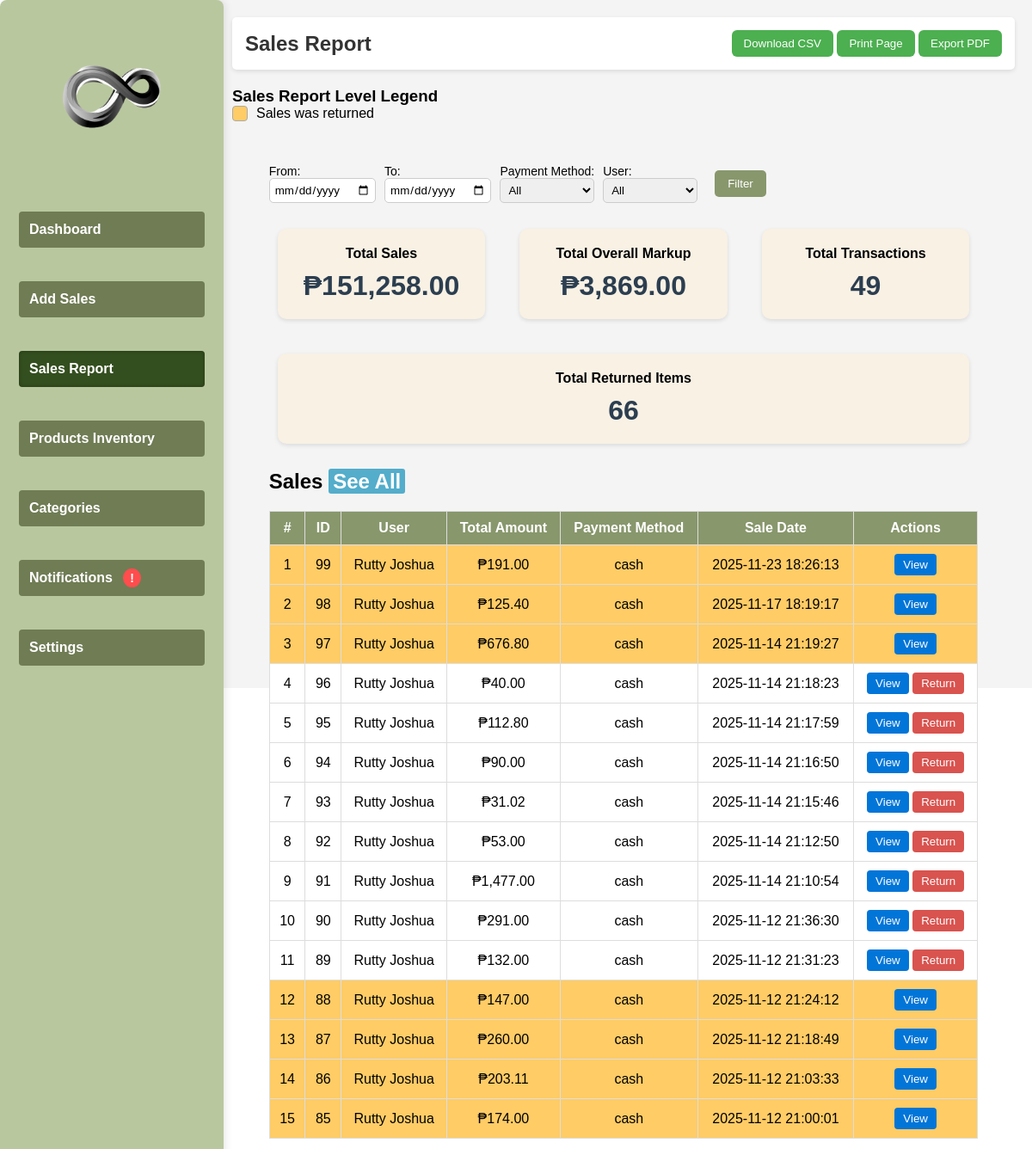
/views/sales.php (signed in, upper part), run on an earlier commit of the app's database.
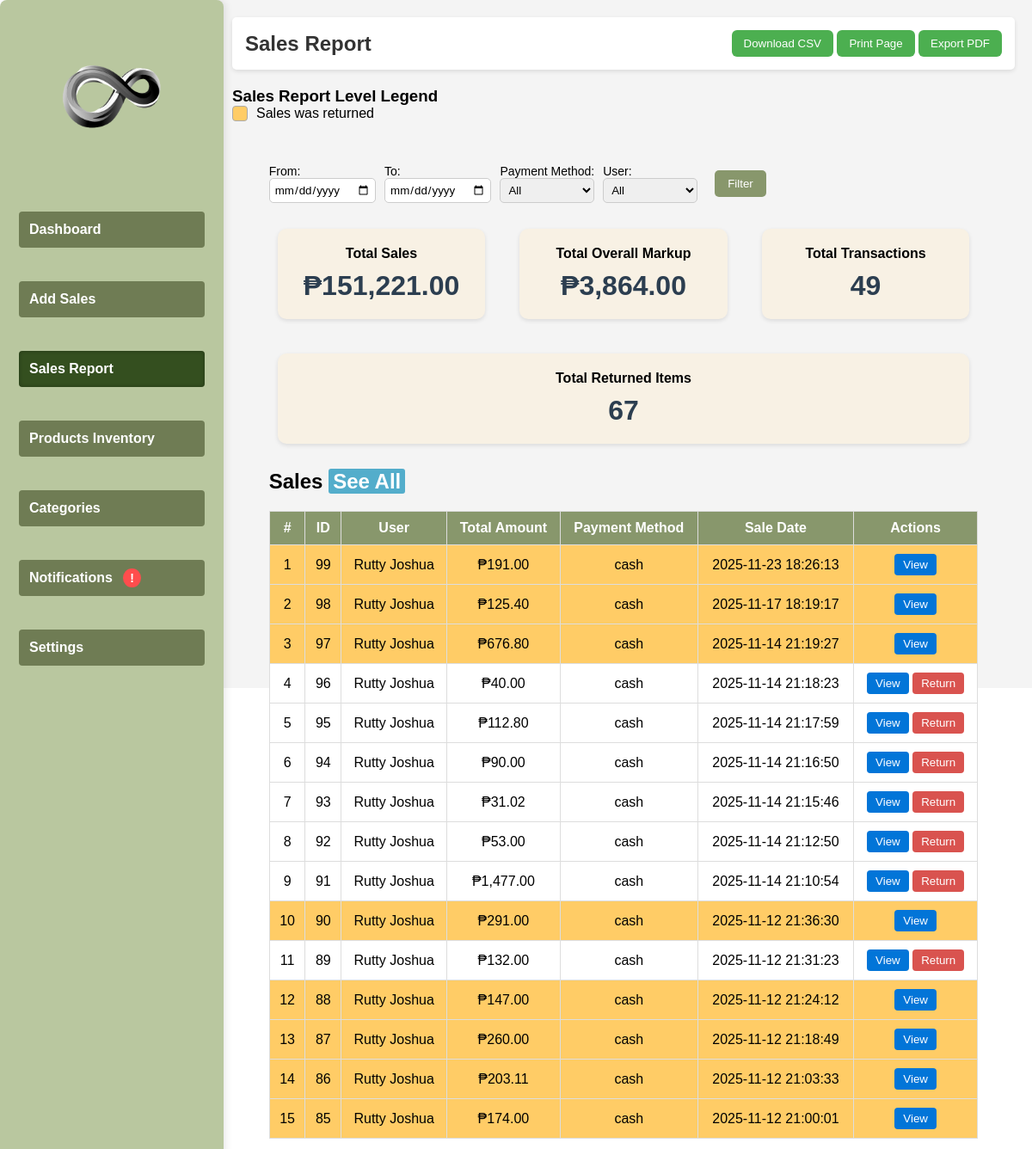
And on a later commit of the database.
### tables this page shows
CREATE TABLE `sales` (
  `id` int(11) NOT NULL AUTO_INCREMENT,
  `user_id` int(11) NOT NULL,
  `total_amount` decimal(10,2) NOT NULL,
  `sale_date` datetime DEFAULT current_timestamp(),
  `payment_method` varchar(50) DEFAULT NULL,
  `cash_given` decimal(10,2) DEFAULT NULL,
  `change_amount` decimal(10,2) DEFAULT NULL,
  `discount` decimal(10,2) DEFAULT 0.00,
  `status` varchar(20) DEFAULT 'Completed',
  `return_reason` varchar(255) DEFAULT NULL,
  PRIMARY KEY (`id`)
);

CREATE TABLE `users` (
  `user_id` int(11) NOT NULL AUTO_INCREMENT,
  `first_name` varchar(50) NOT NULL,
  `last_name` varchar(50) NOT NULL,
  `username` varchar(50) NOT NULL,
  `password` varchar(255) NOT NULL,
  `role` enum('admin','seller','cashier') NOT NULL,
  `status` enum('Active','Inactive') NOT NULL DEFAULT 'Active',
  PRIMARY KEY (`user_id`),
  UNIQUE KEY `username` (`username`)
);

### database.php (called while the page is built)
<?php
class Database {
    private static $host     = null;
    private static $dbname   = null;
    private static $username = null;
    private static $password = null;
    private static $port     = '3306';
    private static $conn     = null;
    public static function getConnection() {
        if (self::$conn === null) {
            self::$host     = getenv('MYSQLHOST')     ?: getenv('DB_HOST')     ?: 'localhost';
            self::$dbname   = getenv('MYSQLDATABASE') ?: getenv('DB_NAME')     ?: 'railway';
            self::$username = getenv('MYSQLUSER')     ?: getenv('DB_USER')     ?: 'root';
            self::$password = getenv('MYSQLPASSWORD') ?: getenv('DB_PASSWORD') ?: '';
            self::$port     = getenv('MYSQLPORT')     ?: getenv('DB_PORT')     ?: '3306';
            try {
                self::$conn = new PDO(
                    "mysql:host=" . self::$host . ";port=" . self::$port . ";dbname=" . self::$dbname,
                    self::$username,
                    self::$password
                );
                self::$conn->setAttribute(PDO::ATTR_ERRMODE, PDO::ERRMODE_EXCEPTION);
            } catch (PDOException $exception) {
                echo "Connection error: " . $exception->getMessage();
            }
        }
        return self::$conn;
    }
}
?>

### controllers/SalesReportController.php (called while the page is built, shortened)
<?php
require_once $_SERVER['DOCUMENT_ROOT'] . '/POSu/models/SalesReportModel.php';
class SalesReportController {
    private $model;
    public function __construct() {
        $this->model = new SalesReportModel();
    }
    public function getFilteredSales($from = null, $to = null, $payment = '', $user = '', $page = 1) {
        $limit = 15;
        $offset = ($page - 1) * $limit;
        return $this->model->getFilteredSales($from, $to, $payment, $user, $limit, $offset);
    }
}
?>

### models/SalesReportModel.php (called while the page is built, shortened)
<?php
require_once $_SERVER['DOCUMENT_ROOT'] . '/POSu/database.php';
class SalesReportModel {
    private $db;
    public function __construct() {
        $this->db = Database::getConnection();
    }
public function getFilteredSales($from = null, $to = null, $payment = '', $user = '', $limit = 15, $offset = 0) {
    $params = [];
    $query = "SELECT s.*, u.first_name, u.last_name
              FROM sales s
              JOIN users u ON s.user_id = u.user_id
              WHERE 1=1";
    $query .= " ORDER BY s.sale_date DESC";
    if ($limit !== null && $limit > 0 && $offset !== null && $offset >= 0) {
        $query .= " LIMIT $limit OFFSET $offset";
    }
    $stmt = $this->db->prepare($query);
    $stmt->execute($params);
    return $stmt->fetchAll(PDO::FETCH_ASSOC);
}
    public function getSlowMovingProducts($from = null, $to = null, $limit = 15, $offset = 0) {
        $params = [];
        $query = "
            SELECT p.description AS product_name,
                   IFNULL(SUM(si.quantity), 0) AS quantity_sold,
                   IFNULL(SUM(si.price * si.quantity), 0) AS total_sales
            FROM products p
            LEFT JOIN sales_items si ON si.product_code = p.code
            LEFT JOIN sales s ON si.sale_id = s.id
        ";
        $query .= " GROUP BY p.description ORDER BY quantity_sold ASC";
        if ($limit !== null && $offset !== null) {
            $limit = (int)$limit;
            $offset = (int)$offset;
            $query .= " LIMIT $limit OFFSET $offset";
        }
        $stmt = $this->db->prepare($query);
        $stmt->execute($params);
        return $stmt->fetchAll(PDO::FETCH_ASSOC);
    }
}
?>

### views/sales.php (the view, shortened to what the rows shown need)
<?php
require_once $_SERVER['DOCUMENT_ROOT'] . '/POSu/controllers/SalesReportController.php';
$reportController = new SalesReportController();
$from = $_GET['from_date'] ?? null;
$to = $_GET['to_date'] ?? null;
$payment = $_GET['payment_method'] ?? '';
$user = $_GET['user_id'] ?? '';
$currentPage = max(1, (int)($_GET['page'] ?? 1));
$limit = 15;
$offset = ($currentPage - 1) * $limit;
$sales = $reportController->getFilteredSales($from, $to, $payment, $user, $currentPage);
?>
<!DOCTYPE html>
<html lang="en">
<head>
<link rel="stylesheet" href="/POSu/styles/stylee.css?v=<?= time(); ?>">
<link rel="stylesheet" href="/POSu/styles/sales-style.css?v=<?= time(); ?>">
</head>
<body>
<div class="dashboard">
    <main class="main-content">
        <header class="header" style="display: flex; align-items: center; justify-content: space-between;">
    <h1>Sales Report</h1>
</header>
        <section class="content">
            <div class="sales-report-container">
                <h2>Sales <a href="#" class="page-btn" onclick="openSeeAll('sales')">See All</a></h2>
                <table class="sales-table">
                    <thead>
                        <tr>
                            <th>#</th>
                            <th>ID</th>
                            <th>User</th>
                            <th>Total Amount</th>
                            <th>Payment Method</th>
                            <th>Sale Date</th>
                            <th>Actions</th>
                        </tr>
                    </thead>
                    <tbody>
                        <?php if(!empty($sales)): $counter=$offset+1; ?>
                            <?php foreach($sales as $sale):
                                $isReturned = isset($sale['status']) && $sale['status'] === 'Returned';
                            ?>
                                <tr class="<?= $isReturned?'returned-sale':'' ?>">
                                    <td><?= $counter++ ?></td>
                                    <td><?= $sale['id'] ?></td>
                                    <td><?= htmlspecialchars($sale['first_name'].' '.$sale['last_name']) ?></td>
                                    <td>₱<?= number_format($sale['total_amount'],2) ?></td>
                                    <td><?= htmlspecialchars($sale['payment_method']) ?></td>
                                    <td><?= htmlspecialchars($sale['sale_date']) ?></td>
                                    <td>
                                        <button class="view-btn" onclick="openSaleItemsModal(<?= $sale['id'] ?>)">View</button>
                                        <?php if($_SESSION['role']==='admin' && !$isReturned): ?>
<button type="button" class="delete-btn" onclick="openSaleReturnModal(<?= $sale['id'] ?>)">Return</button>
                                        <?php endif; ?>
                                    </td>
                                </tr>
                            <?php endforeach; ?>
                        <?php else: ?>
                            <tr><td colspan="7" class="no-data">No sales found for this period.</td></tr>
                        <?php endif; ?>
                    </tbody>
                </table>
            </div>
        </section>
    </main>
</div>
</body>
</html>

What changed in the data, as far as the page shows it:
changed sales id 90: no longer shows "Return"
Also different on the page:
$totalSales: "151,258.00" → "151,221.00"
$totalOverallMarkup: "3,869.00" → "3,864.00"
$totalReturnedItems: "66" → "67"
